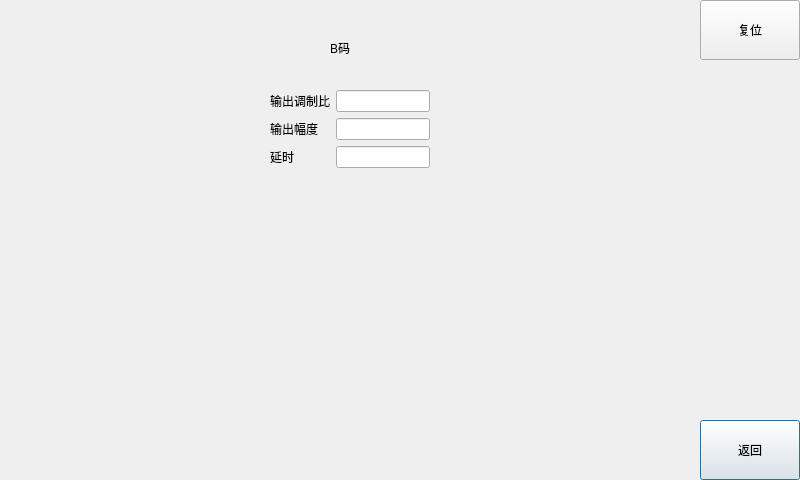
<?xml version="1.0" encoding="UTF-8"?>
<ui version="4.0">
 <class>Dialog_b</class>
 <widget class="QDialog" name="Dialog_b">
  <property name="geometry">
   <rect>
    <x>0</x>
    <y>0</y>
    <width>800</width>
    <height>480</height>
   </rect>
  </property>
  <property name="windowTitle">
   <string>Dialog</string>
  </property>
  <widget class="QLabel" name="label">
   <property name="geometry">
    <rect>
     <x>330</x>
     <y>40</y>
     <width>21</width>
     <height>16</height>
    </rect>
   </property>
   <property name="text">
    <string>B码</string>
   </property>
  </widget>
  <widget class="QWidget" name="gridLayoutWidget">
   <property name="geometry">
    <rect>
     <x>270</x>
     <y>90</y>
     <width>160</width>
     <height>80</height>
    </rect>
   </property>
   <layout class="QGridLayout" name="gridLayout">
    <item row="1" column="0">
     <widget class="QLabel" name="label_3">
      <property name="text">
       <string>输出幅度</string>
      </property>
     </widget>
    </item>
    <item row="0" column="1">
     <widget class="QLineEdit" name="lineEdit"/>
    </item>
    <item row="0" column="0">
     <widget class="QLabel" name="label_2">
      <property name="text">
       <string>输出调制比</string>
      </property>
     </widget>
    </item>
    <item row="2" column="0">
     <widget class="QLabel" name="label_4">
      <property name="text">
       <string>延时</string>
      </property>
     </widget>
    </item>
    <item row="1" column="1">
     <widget class="QLineEdit" name="lineEdit_2"/>
    </item>
    <item row="2" column="1">
     <widget class="QLineEdit" name="lineEdit_3"/>
    </item>
   </layout>
  </widget>
  <widget class="QPushButton" name="pushButton">
   <property name="geometry">
    <rect>
     <x>700</x>
     <y>420</y>
     <width>100</width>
     <height>60</height>
    </rect>
   </property>
   <property name="text">
    <string>返回</string>
   </property>
  </widget>
  <widget class="QPushButton" name="pushButton_2">
   <property name="geometry">
    <rect>
     <x>700</x>
     <y>0</y>
     <width>100</width>
     <height>60</height>
    </rect>
   </property>
   <property name="text">
    <string>复位</string>
   </property>
  </widget>
 </widget>
 <resources/>
 <connections>
  <connection>
   <sender>pushButton</sender>
   <signal>clicked()</signal>
   <receiver>Dialog_b</receiver>
   <slot>close()</slot>
   <hints>
    <hint type="sourcelabel">
     <x>731</x>
     <y>429</y>
    </hint>
    <hint type="destinationlabel">
     <x>777</x>
     <y>397</y>
    </hint>
   </hints>
  </connection>
 </connections>
</ui>
